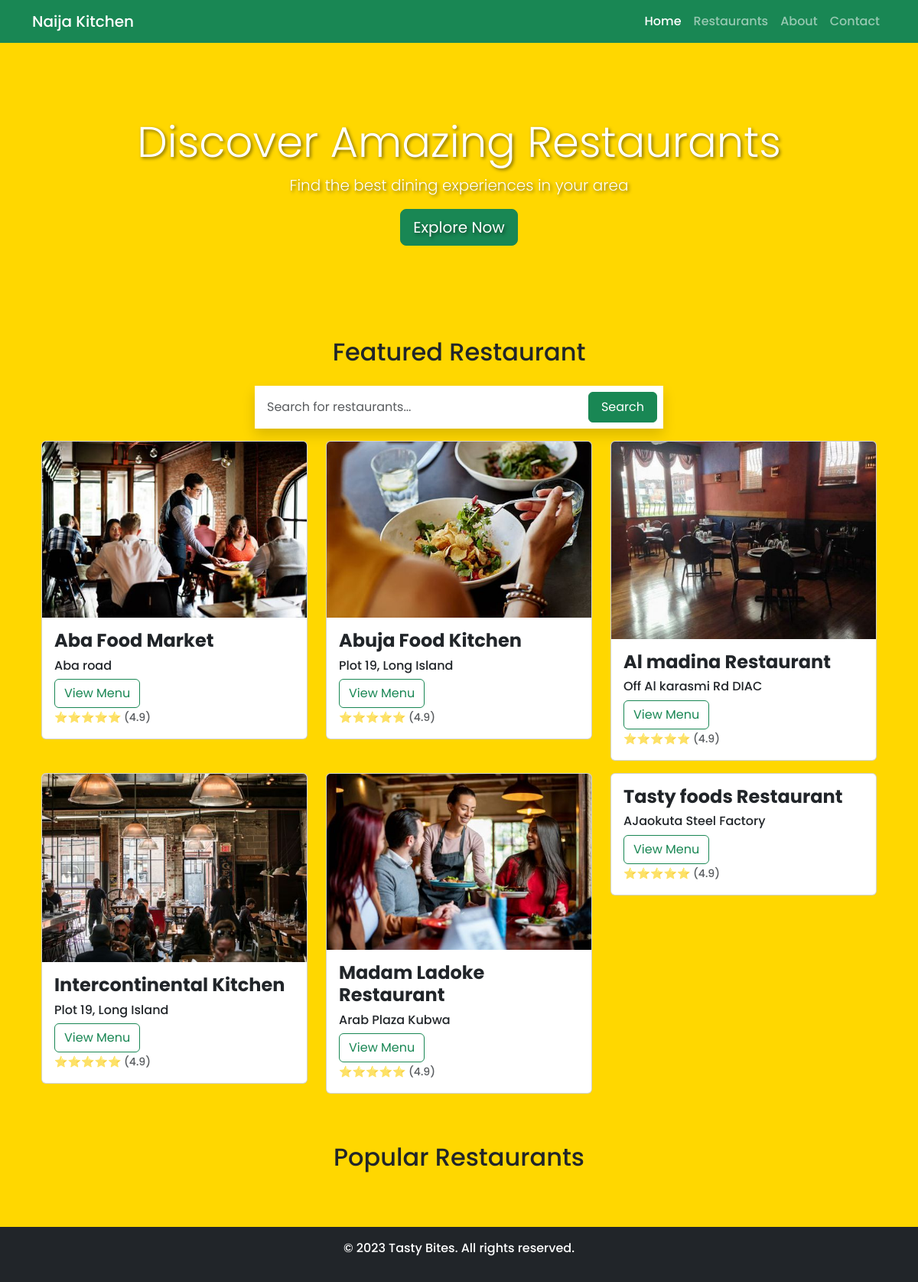
/myrestaurants/, run on an earlier commit of the app's database.
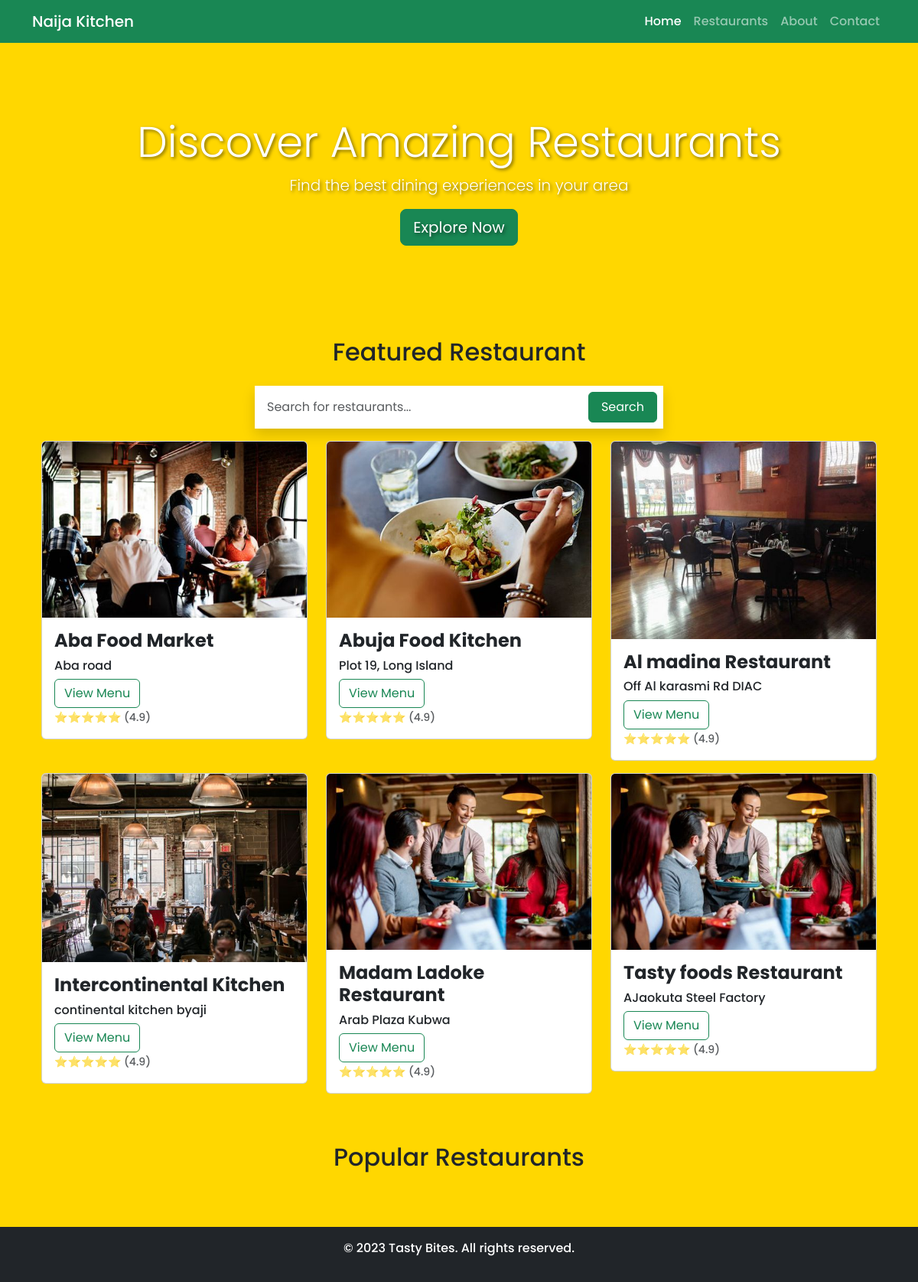
And on a later commit of the database.
### naija_kitchen/models.py (models this page shows, shortened)
class Restaurant(models.Model):
    restaurant_name = models.CharField(max_length=200)
    slug = models.SlugField(max_length=200, blank=True)
    restaurant_address = models.CharField(max_length=200)
    restaurant_image = models.ImageField(null=True, blank=True)
    restaurant_contact = models.CharField(max_length=200)
    restaurant_owner = models.ForeignKey(
        'auth.User', blank=True, null=True, on_delete=models.CASCADE, related_name='restaurant_name')
    class Meta:
        ordering = ['restaurant_name']
        indexes = [
            models.Index(fields=['restaurant_name'])
        ]
    @property
    def imageURL(self):
        try:
            url = self.restaurant_image.url
        except:
            url = ''
        return url

### naija_kitchen/app_views/restaurant_views.py (the view)
# urls.py: path("myrestaurants/", RestaurantListView.as_view(), name="all restaurants"),
class RestaurantListView(ListView):
    model = Restaurant
    template_name = 'restaurant_list.html'
    def get_context_data(self, **kwargs):
        context = super().get_context_data(**kwargs)
        context['qs_json'] = json.dumps(list(Restaurant.objects.values()))
        return context

### naija_kitchen/templates/restaurant_list.html (shortened to what this page needs)
{% extends 'main.html'%}
{% load static %}
    {% block content %}
    <header class="jumbotron jumbotron-fluid py-5 mb-4">
        <div class="container text-center py-5">
            <h1 class="display-4">Discover Amazing Restaurants</h1>
            <p class="lead">Find the best dining experiences in your area</p>
            <a href="#" class="btn btn-success btn-lg">Explore Now</a>
        </div>
    </header>
    <main class="container">
        <section class="mb-5">
            <h2 class="text-center mb-4">Featured Restaurant</h2>
            <div class="container h-100 mb-3">
                <div class="row h-100 justify-content-center align-items-center">
                    <div class="col-md-8 col-lg-6">
                        <form action="" method="get" class="d-flex shadow  p-2 bg-white">
                            <input id="searchInput" class="form-control me-2 p-2 border-0 shadow-none" type="search"
                                placeholder="Search for restaurants..." aria-label="Search">
                            <button class="btn btn-success  px-3" type="submit">
                                Search
                            </button>
                        </form>
                    </div>
                </div>
            </div>
            <div class="container">
                <div id="productCard" class="row">
                    {% for restaurant in object_list%}
                    <div class="col-sm-4 mb-3">
                        <div class="card">
                            <img class="card-img-top img-fluid" src="{{restaurant.imageURL}}"
                                alt="{{restaurant.imageURL}}">
                            <div class="card-body text-start">
                                <h4><strong>{{restaurant.restaurant_name}}</strong></h4>
                                <h6>{{restaurant.restaurant_address}}</h6>
                                <a class="btn btn-outline-success" href="/restaurant/{{ restaurant.id }}/menucategories">View
                                    Menu</a>
                                <p class="card-text"><small class="text-muted">⭐⭐⭐⭐⭐ (4.9)</small></p>
                            </div>
                        </div>
                        </div>
                    {% endfor%}
                </div>
            </div>
        </section>
        <section>
            <h2 class="text-center mb-4">Popular Restaurants</h2>
        </section>
    </main>
    <footer class="bg-dark text-white text-center py-3 mt-5">
        <p>&copy; 2023 Tasty Bites. All rights reserved.</p>
    </footer>
    {% endblock %}

### naija_kitchen/templates/main.html (shortened to what this page needs)
<!DOCTYPE html>
<html lang="en">
{% load static %}
<head>
    <link rel="stylesheet" type="text/css" href="{%static 'css/style.css'%}" />
    <link rel="stylesheet" href="https://cdn.jsdelivr.net/npm/bootstrap@5.3.2/dist/css/bootstrap.min.css" />
    <link rel="stylesheet" href="https://cdn.jsdelivr.net/npm/bootstrap-icons@1.11.1/font/bootstrap-icons.css" />
</head>
<body class="poppins-medium bg-color">
    <nav class="navbar navbar-expand-lg navbar-dark bg-success">
        <div class="container">
            <a class="navbar-brand" href="{% url 'all restaurants' %}">Naija Kitchen</a>
            <div class="collapse navbar-collapse" id="navbarNav">
                <ul class="navbar-nav ms-auto">
                    <li class="nav-item">
                        <a class="nav-link active" href="#">Home</a>
                    </li>
                    <li class="nav-item">
                        <a class="nav-link" href="#">Restaurants</a>
                    </li>
                    <li class="nav-item">
                        <a class="nav-link" href="#">About</a>
                    </li>
                    <li class="nav-item">
                        <a class="nav-link" href="#">Contact</a>
                    </li>
                </ul>
            </div>
        </div>
    </nav>
    {% block content %} {% endblock content %}
</body>
</html>

### static/css/style.css (style rules this page uses)
body { font-family: 'Poppins sans-serif'; }
.bg-color { background-color: #FFD700; }
.jumbotron { background-size: cover; background-position: center; color: white; text-shadow: 2px 2px 4px rgba(0, 0, 0, 0.5); }
.poppins-medium { font-family: "Poppins", sans-serif; font-weight: 500; font-style: normal; }

What changed in the data, as far as the page shows it:
changed Restaurant "Intercontinental Kitchen": restaurant_address "Plot 19, Long Island" → "continental kitchen byaji"
changed Restaurant "Tasty foods Restaurant": imageURL: picture added
